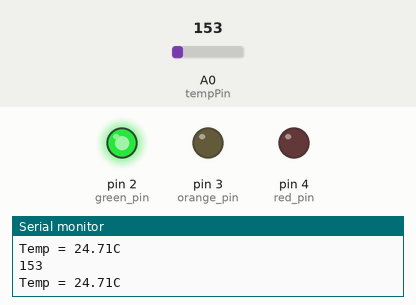
Simulated run of this sketch. Board: Arduino Uno, built with avr-gcc and run on an emulated ATmega328P. Parts: output pins drawn as LEDs (lit = HIGH), the last lines printed to the serial monitor. The test bench sets the inputs (shaded band); at power-on: A0 (tempPin) = 153.

Above: at 1.8 s.
1.9 s: A0 (tempPin) set to 170
At 2.4 s:
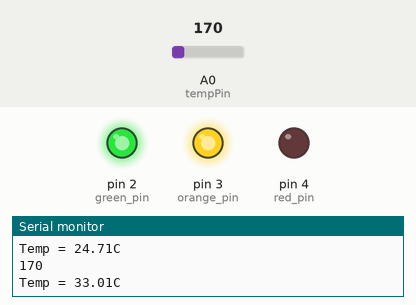
3.5 s: A0 (tempPin) set to 175
At 5.2 s:
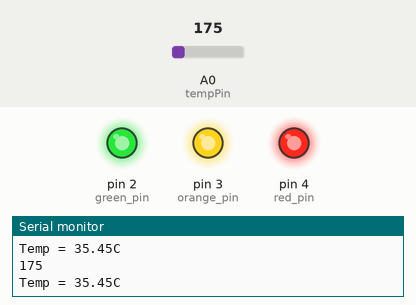
5.5 s: A0 (tempPin) set to 165
At 6.8 s:
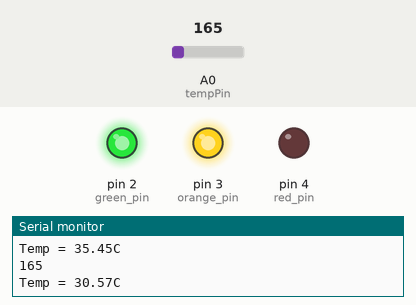
7.5 s: A0 (tempPin) set to 191
At 8.4 s:
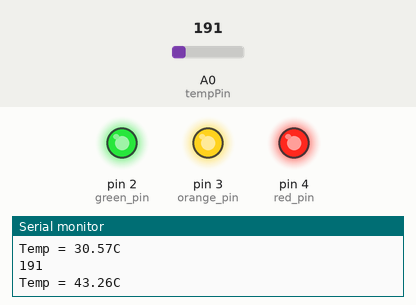
Timing chart, 0 to 10.5 s (numbered marks = the images above; inputs shaded):
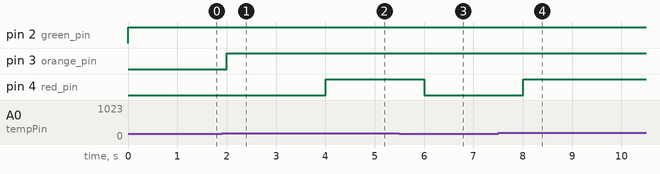

Measured:
- the behaviour switches between 153 and 154 on A0 (tempPin) (found by bisection; images 0 and 1)
- after the input at 1.9 s, pin 3 (orange_pin): LOW → HIGH after 0.10 s
- after the input at 3.5 s, pin 4 (red_pin): LOW → HIGH after 0.50 s
- after the input at 5.5 s, pin 4 (red_pin): HIGH → LOW after 0.51 s
- after the input at 7.5 s, pin 4 (red_pin): LOW → HIGH after 0.51 s

The sketch:

Exercise_6.ino
```cpp
int green_pin = 2;
int orange_pin = 3;
int red_pin = 4;
int tempPin = A0;

void setup()
{
  pinMode(green_pin, OUTPUT);
  pinMode(orange_pin, OUTPUT);
  pinMode(red_pin, OUTPUT);
  Serial.begin(9600);
}

void loop()
{
  int tempValue = analogRead(tempPin);
  float temp = tempValue * 5000.0 / 1024.0;
  float temp_C = (temp - 500) / 10;
  Serial.println(tempValue);
  Serial.print("Temp = ");
  Serial.print(temp_C);
  Serial.println("C");
  if (temp_C <= 25)  {
    digitalWrite(green_pin, HIGH);
    digitalWrite(orange_pin, LOW);
    digitalWrite(red_pin, LOW);
  } else if (temp_C <= 35) {
    digitalWrite(green_pin, HIGH);
    digitalWrite(orange_pin, HIGH);
    digitalWrite(red_pin, LOW);
  } else {
    digitalWrite(green_pin, HIGH);
    digitalWrite(orange_pin, HIGH);
    digitalWrite(red_pin, HIGH);
  }
  delay(1000);
}
```
